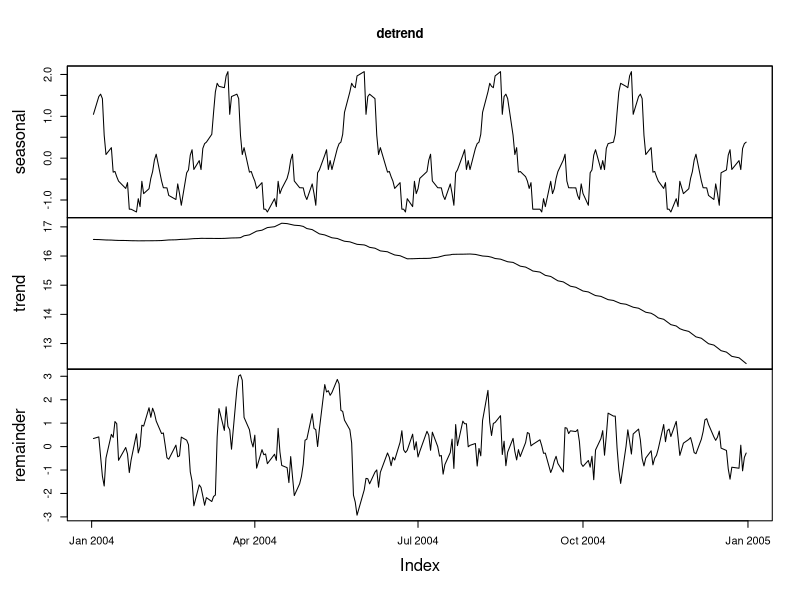
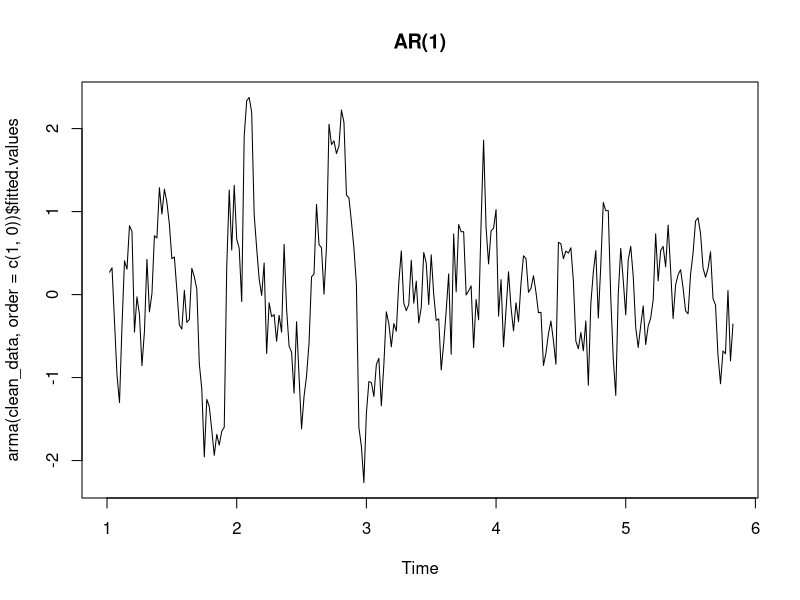
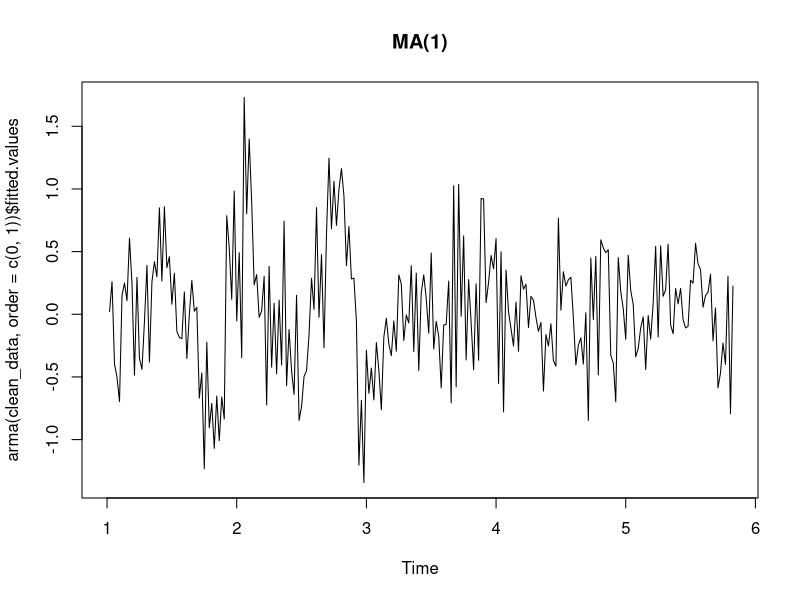
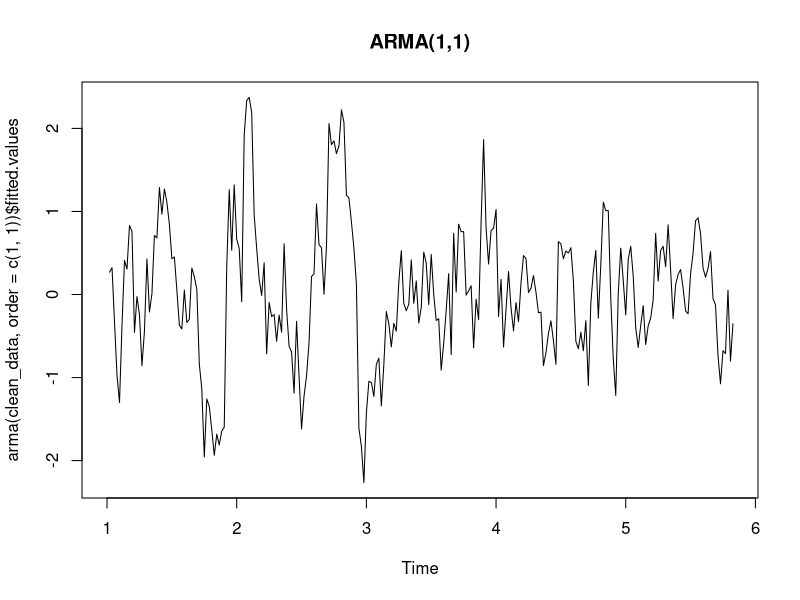
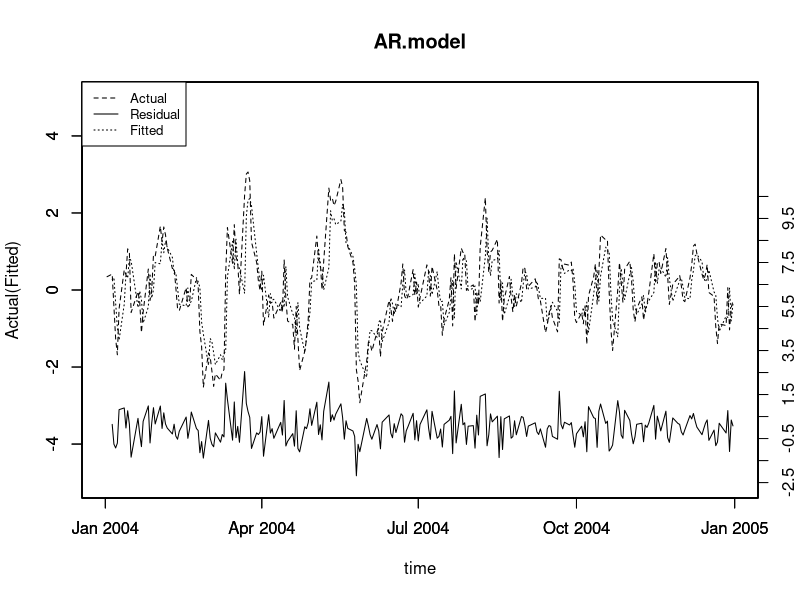
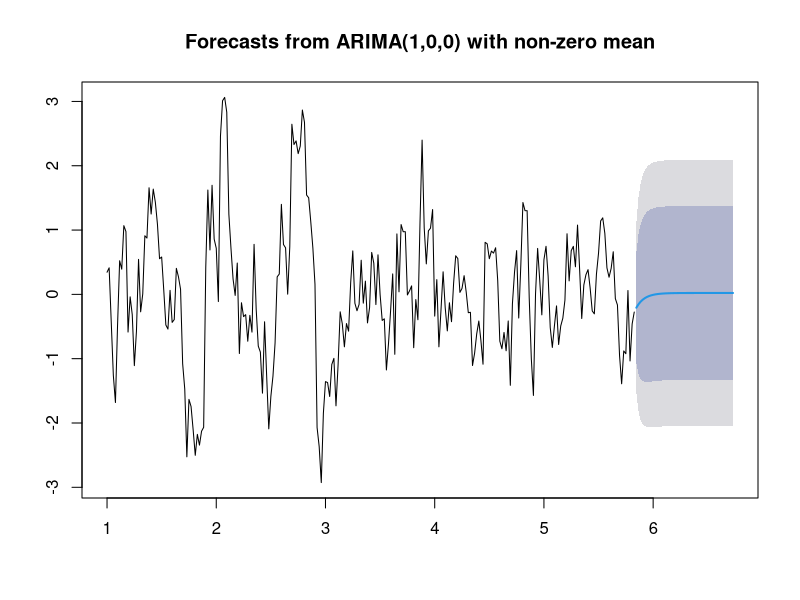

These figures' R source, in order:
# Topic: The Homework in Analysis of Time Series

# Name: YANG CHENYU
# Class: Financial Engineering 2
# Student ID:2016301550186

# load package----------------------------------------------
library(tseries)
library(lmtest)
library(tidyverse)
library(zoo)
library(forecast)

# set workspace----------------------------------------------
setwd('/Users/mac/Desktop/R_Time_Analysis/Homework 2')


# input data----------------------------------------------
data = read_csv('VIX1.csv')

# 1-------------------------------------------------------
sample_data <- filter(data, Date < as.Date('2005-1-1'))
sample_vix <- ts(sample_data$VIX, frequency = 52)
detrend_result <- stl(sample_vix, s.window = 'periodic')
detrend <- zoo(detrend_result$time.series, order.by = sample_data$Date)
clean_data <- detrend_result$time.series[,"remainder"]
plot(detrend)

# 2-------------------------------------------------------
plot(arma(clean_data,order = c(1,0))$fitted.values,main = 'AR(1)')
plot(arma(clean_data,order = c(0,1))$fitted.values,main = 'MA(1)')
plot(arma(clean_data,order = c(1,1))$fitted.values,main = 'ARMA(1,1)')


ar.model <- arima(clean_data,order = c(1,0,0))
ma.model <- arima(clean_data,order = c(0,0,1))
arma.model <- arima(clean_data, order =c(1,0,1))

# resulets I needed
ar.model$aic
ma.model$aic
arma.model$aic

actual <- zoo(clean_data,order.by = sample_data$Date)
fitted <- zoo(arma(clean_data,order = c(1,1))$fitted.values,order.by = sample_data$Date)
residual <- zoo(arma(clean_data,order = c(1,1))$residuals,order.by = sample_data$Date)

plot(actual, type = "l", ylim = c(-5, 5),main='AR.model',
     ylab = "Actual(Fitted)",xlab = "time", lty = 2)

par(new = TRUE)
plot(fitted, type = "l", ylim = c(-5, 5),
     ylab = "", xlab = "",lty = 3)

par(new = TRUE)
plot(residual,type="l",ylim = c(-2.5, 15),ylab = "", xlab = "",lty = 1, axes =FALSE)
axis(side = 4, at = c(seq(-2.5, 10.5, by = 1)), lab = c(seq(-2.5, 10.5,by = 1)), 
     ylab = "Residual", xlab = "")

legend("topleft", c("Actual","Residual", "Fitted" ), cex = 0.8,lty = c(2,1,3))



# 3-------------------------------------------------------
summary(ar.model)
forecast_data <- forecast(ar.model, h=47)
plot(forecast_data)
